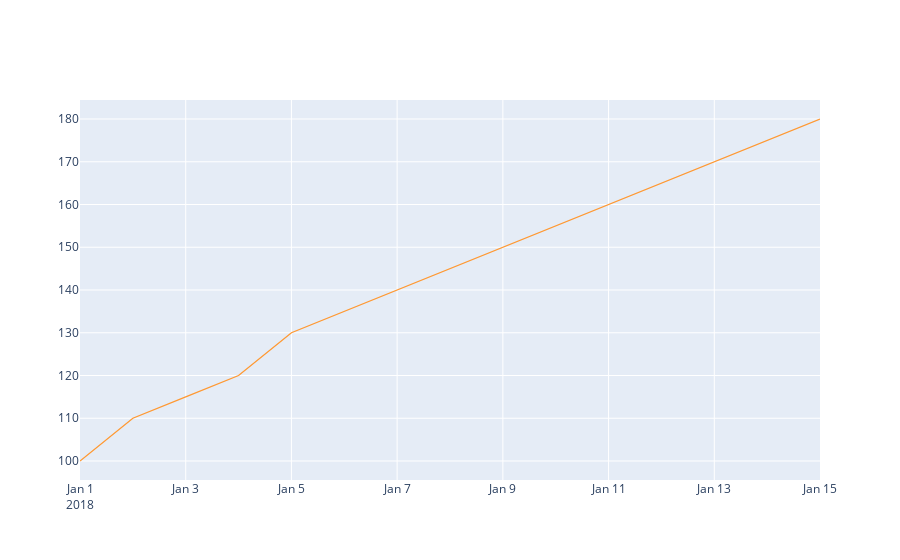

Notebook code for this chart:
### Code cell
import cufflinks as cf
import pandas as pd
from plotly.offline import iplot, init_notebook_mode

# Initialize plotly in offline mode
init_notebook_mode(connected=True)
cf.go_offline()

# Sample data
data = {'Date': pd.date_range(start='2018-01-01', end='2018-01-15', freq='D'),
        'Steam': [100, 110, 115, 120, 130, 135, 140, 145, 150, 155, 160, 165, 170, 175, 180]}
df = pd.DataFrame(data)

# Plotting
df.iplot(x='Date', y='Steam', xTitle='Date', yTitle='Steam (Mlbs/hr)', 
         theme='white', title="Steam Plot",
         layout=dict(xaxis=dict(range=[pd.Timestamp(2018, 1, 1), pd.Timestamp(2018, 1, 15)])))

### Figure 1 — Plotly figure (JSON) as saved in the notebook; plotly's stock layout.template omitted (floating-point values rounded to 4 significant figures)
{"data": [{"line": {"color": "rgba(255, 153, 51, 1.0)", "dash": "solid", "shape": "linear", "width": 1.3}, "mode": "lines", "name": "Steam", "text": "", "type": "scatter", "x": ["2018-01-01", "2018-01-02", "2018-01-03", "2018-01-04", "2018-01-05", "2018-01-06", "2018-01-07", "2018-01-08", "2018-01-09", "2018-01-10", "2018-01-11", "2018-01-12", "2018-01-13", "2018-01-14", "2018-01-15"], "y": [100, 110, 115, 120, 130, 135, 140, 145, 150, 155, 160, 165, 170, 175, 180]}], "layout": {"xaxis": {"range": ["2018-01-01T00:00:00", "2018-01-15T00:00:00"]}}}
